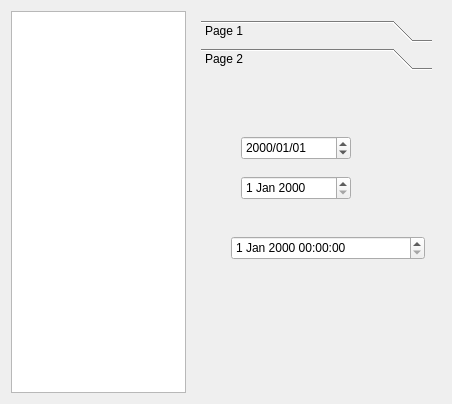
<?xml version="1.0" encoding="UTF-8"?>
<ui version="4.0">
 <class>MySettingWidget</class>
 <widget class="QWidget" name="MySettingWidget">
  <property name="geometry">
   <rect>
    <x>0</x>
    <y>0</y>
    <width>452</width>
    <height>404</height>
   </rect>
  </property>
  <property name="windowTitle">
   <string>Form</string>
  </property>
  <layout class="QGridLayout" name="gridLayout">
   <item row="0" column="0">
    <widget class="QListWidget" name="listWidget"/>
   </item>
   <item row="0" column="1">
    <widget class="QStackedWidget" name="stackedWidget">
     <property name="sizePolicy">
      <sizepolicy hsizetype="Preferred" vsizetype="Preferred">
       <horstretch>2</horstretch>
       <verstretch>0</verstretch>
      </sizepolicy>
     </property>
     <property name="currentIndex">
      <number>0</number>
     </property>
     <widget class="QWidget" name="page">
      <layout class="QGridLayout" name="gridLayout_3">
       <item row="0" column="0">
        <widget class="QToolBox" name="toolBox">
         <property name="currentIndex">
          <number>1</number>
         </property>
         <widget class="QWidget" name="page_3">
          <property name="geometry">
           <rect>
            <x>0</x>
            <y>0</y>
            <width>242</width>
            <height>288</height>
           </rect>
          </property>
          <attribute name="label">
           <string>Page 1</string>
          </attribute>
         </widget>
         <widget class="QWidget" name="page_4">
          <property name="geometry">
           <rect>
            <x>0</x>
            <y>0</y>
            <width>242</width>
            <height>288</height>
           </rect>
          </property>
          <attribute name="label">
           <string>Page 2</string>
          </attribute>
          <widget class="QDateEdit" name="dateEdit">
           <property name="geometry">
            <rect>
             <x>40</x>
             <y>60</y>
             <width>110</width>
             <height>24</height>
            </rect>
           </property>
           <property name="displayFormat">
            <string>yyyy/MM/dd</string>
           </property>
          </widget>
          <widget class="QDateEdit" name="dateEdit_2">
           <property name="geometry">
            <rect>
             <x>40</x>
             <y>100</y>
             <width>110</width>
             <height>24</height>
            </rect>
           </property>
          </widget>
          <widget class="QDateTimeEdit" name="dateTimeEdit">
           <property name="geometry">
            <rect>
             <x>30</x>
             <y>160</y>
             <width>194</width>
             <height>24</height>
            </rect>
           </property>
          </widget>
         </widget>
        </widget>
       </item>
      </layout>
     </widget>
     <widget class="QWidget" name="page_2">
      <layout class="QGridLayout" name="gridLayout_2">
       <item row="0" column="0">
        <widget class="QTableView" name="tableView"/>
       </item>
       <item row="1" column="0">
        <widget class="QFontComboBox" name="fontComboBox"/>
       </item>
      </layout>
     </widget>
    </widget>
   </item>
  </layout>
 </widget>
 <resources/>
 <connections/>
</ui>
